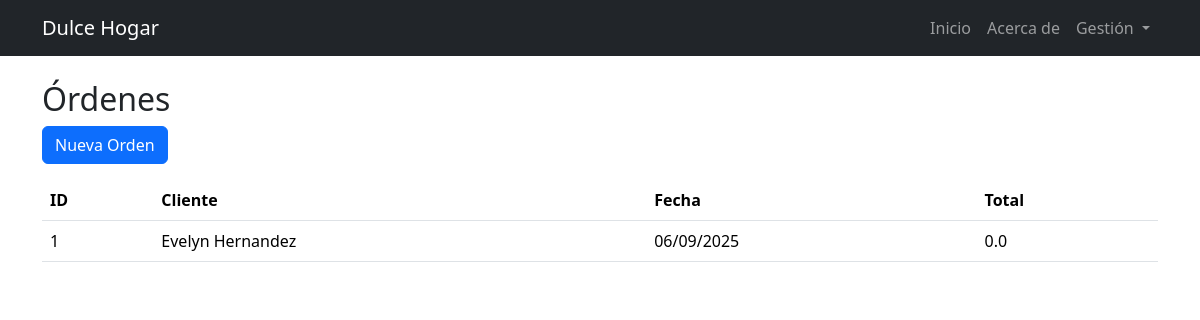
Screenshot of /ordenes with the database file from the repository.
### app.py (models this page shows)
class Orden(db.Model):
    id = db.Column(db.Integer, primary_key=True)
    cliente_id = db.Column(db.Integer, db.ForeignKey("cliente.id"), nullable=False)
    fecha = db.Column(db.String(20))
    total = db.Column(db.Float, default=0.0)

class Cliente(db.Model):
    id = db.Column(db.Integer, primary_key=True)
    nombre = db.Column(db.String(120), nullable=False)
    correo = db.Column(db.String(120), unique=True, nullable=False)
    telefono = db.Column(db.String(20))
    direccion = db.Column(db.String(200))
    ordenes = db.relationship("Orden", backref="cliente", lazy=True)

### app.py (the view)
@app.route('/ordenes')
def listar_ordenes():
    ordenes = Orden.query.all()
    return render_template("orders/list.html", ordenes=ordenes)

### templates/orders/list.html
{% extends "base.html" %}
{% block content %}
<h2>Órdenes</h2>
<a href="{{ url_for('nueva_orden') }}" class="btn btn-primary mb-3">Nueva Orden</a>
<table class="table">
    <thead>
        <tr><th>ID</th><th>Cliente</th><th>Fecha</th><th>Total</th></tr>
    </thead>
    <tbody>
        {% for o in ordenes %}
        <tr>
            <td>{{ o.id }}</td>
            <td>{{ o.cliente.nombre }}</td>
            <td>{{ o.fecha }}</td>
            <td>{{ o.total }}</td>
        </tr>
        {% endfor %}
    </tbody>
</table>
{% endblock %}

### rows the page displays
Orden: id "1", cliente.nombre "Evelyn Hernandez", fecha "06/09/2025", total "0.0"
